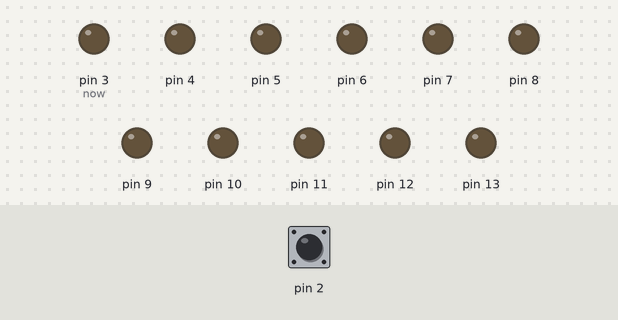
Bench run of a sketch on a simulated Arduino Uno, built with avr-gcc and run on an emulated ATmega328P. Shown: output pins drawn as LEDs (lit = HIGH). The inputs (shaded band) are chosen by the test bench; at power-on: pin 2 HIGH.

Above: at 1.2 s.
1.3 s: pin 2 pulled LOW for 3.2 s
At 5.2 s:
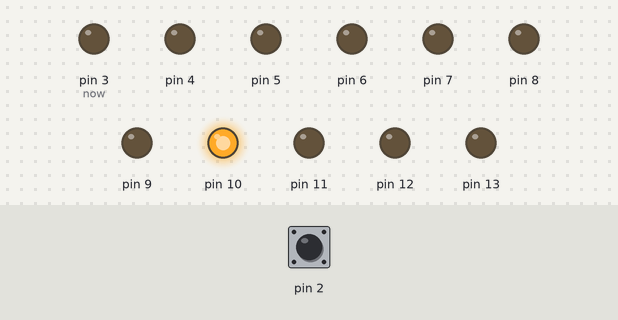
6.0 s: pin 2 pulled LOW for 0.15 s
At 6.5 s:
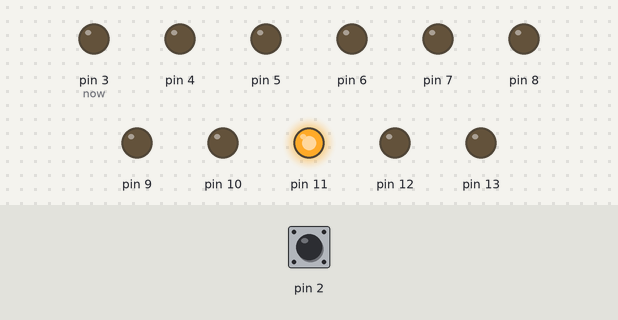
7.6 s: pin 2 pulled LOW for 1 s
At 9.3 s:
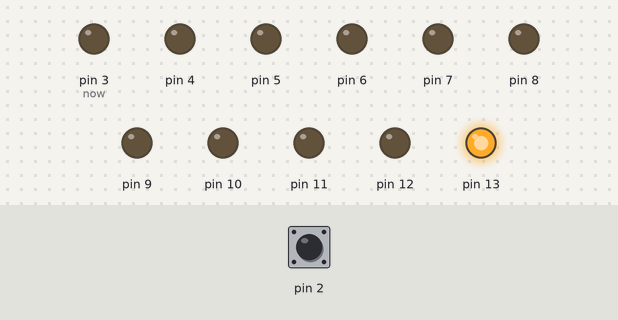
Timing chart, 0 to 10.8 s (numbered marks = the images above; inputs shaded):
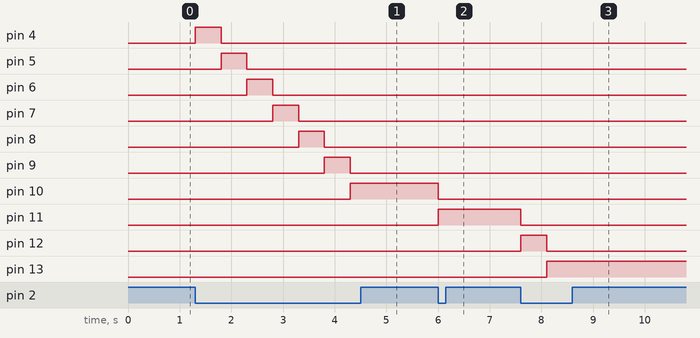

The sketch:

week03_5_pin2_BUTTON_digitalRead_digitalWrite.ino
```cpp
//week03_5_pin2_BUTTON_digitalRead_digitalWrite
void setup() {
  pinMode(2,INPUT_PULLUP);//按鈕Button預設是2號，按下拉高
  for(int i=3;i<=13;i++){
    pinMode(i,OUTPUT);//讓3~13都可以發光
  }
}
int now=3;
void loop() {
  if(digitalRead(2)==LOW){//按下去
    now++;
    if(now>13) now==3;
    for(int i=3;i<=13;i++){
      digitalWrite(i,LOW);//全部先不亮
    }
    digitalWrite(now,HIGH);//now負責亮
    delay(500);
  }
}
```

Measured:
- after the input at 1.3 s, pin 4: LOW → HIGH at once, → LOW 0.50 s later; pin 5: LOW → HIGH after 0.50 s, → LOW 0.50 s later; pin 6: LOW → HIGH after 1.0 s, → LOW 0.50 s later; pin 7: LOW → HIGH after 1.5 s, → LOW 0.50 s later; pin 8: LOW → HIGH after 2.0 s, → LOW 0.50 s later
- after the input at 6.0 s, pin 10: HIGH → LOW at once; pin 11: LOW → HIGH at once
- after the input at 7.6 s, pin 11: HIGH → LOW at once; pin 12: LOW → HIGH at once, → LOW 0.50 s later; pin 13: LOW → HIGH after 0.50 s
